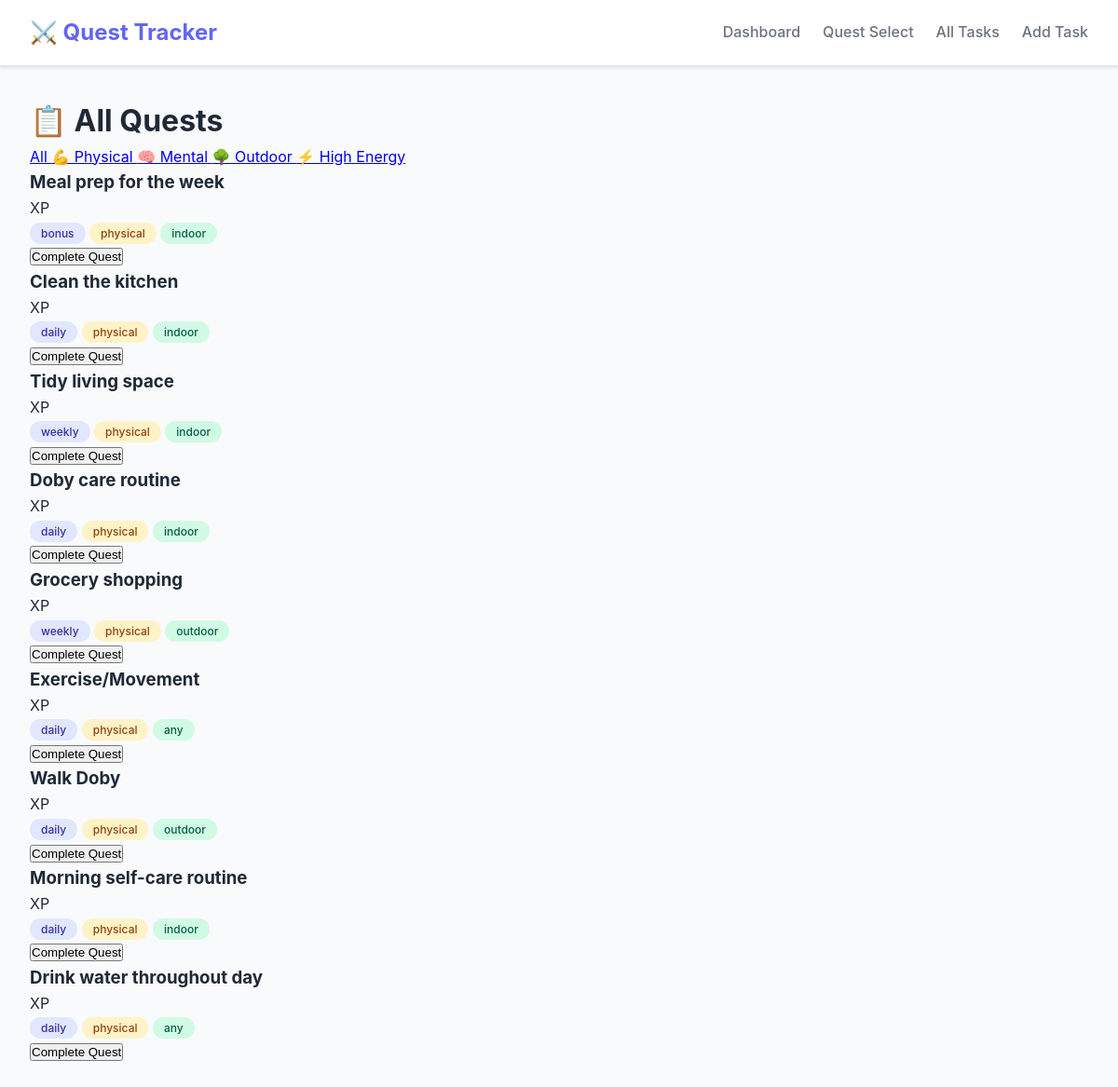
The page /tasks?effort=physical on the database its author committed.
### tables this page shows
CREATE TABLE tasks (
                id INTEGER PRIMARY KEY AUTOINCREMENT,
                title TEXT NOT NULL,
                task_type TEXT NOT NULL,
                category TEXT,
                effort_type TEXT,
                location_type TEXT,
                
                high_description TEXT,
                high_points INTEGER NOT NULL,
                
                medium_description TEXT,
                medium_points INTEGER NOT NULL,
                
                low_description TEXT,
                low_points INTEGER NOT NULL,
                
                is_active INTEGER DEFAULT 1,
                created_at TEXT DEFAULT CURRENT_TIMESTAMP
            );

### app.py (the view)
@app.route('/tasks')
def tasks_view():
    effort_filter = request.args.get('effort')
    location_filter = request.args.get('location')
    category_filter = request.args.get('category')
    filters = {}
    if effort_filter:
        filters['effort_type'] = effort_filter
    if location_filter:
        filters['location_type'] = location_filter
    tasks = get_tasks(category=category_filter, filters=filters if filters else None)
    return render_template('tasks.html',
                           tasks=tasks,
                           current_filters=filters,
                           categories=CATEGORIES,
                           selected_category=category_filter)

### database.py (called while the page is built)
@contextmanager
def get_db():
    conn = sqlite3.connect(DATABASE)
    conn.row_factory = sqlite3.Row
    try:
        yield conn
        conn.commit()
    except Exception as e:
        conn.rollback()
        raise e
    finally:
        conn.close()

def get_tasks(task_type=None, category=None, filters=None):
    with get_db() as conn:
        cursor = conn.cursor()
        query = 'SELECT * FROM tasks WHERE is_active = 1'
        params = []
        if task_type:
            query += ' AND task_type = ?'
            params.append(task_type)
        if category:
            query += ' AND category = ?'
            params.append(category)
        if filters:
            if filters.get('effort_type'):
                query += ' AND effort_type = ?'
                params.append(filters['effort_type'])
            if filters.get('location_type'):
                query += ' AND location_type = ?'
                params.append(filters['location_type'])
        query += ' ORDER BY high_points DESC'
        cursor.execute(query, params)
        return [dict(row) for row in cursor.fetchall()]

### templates/tasks.html (shortened to what this page needs)
{% extends "base.html" %}
{% block content %}
<div class="all-tasks">
    <h1>📋 All Quests</h1>
    <div class="tasks-filters">
        <a href="{{ url_for('tasks_view') }}"
           class="filter-link {% if not current_filters %}active{% endif %}">
            All
        </a>
        <a href="{{ url_for('tasks_view', effort='physical') }}"
           class="filter-link {% if current_filters.get('effort_type') == 'physical' %}active{% endif %}">
            💪 Physical
        </a>
        <a href="{{ url_for('tasks_view', effort='mental') }}"
           class="filter-link {% if current_filters.get('effort_type') == 'mental' %}active{% endif %}">
            🧠 Mental
        </a>
        <a href="{{ url_for('tasks_view', location='outdoor') }}"
           class="filter-link {% if current_filters.get('location_type') == 'outdoor' %}active{% endif %}">
            🌳 Outdoor
        </a>
        <a href="{{ url_for('tasks_view', energy='high') }}"
           class="filter-link {% if current_filters.get('energy_level') == 'high' %}active{% endif %}">
            ⚡ High Energy
        </a>
    </div>
    <div class="tasks-grid">
        {% if tasks %}
            {% for task in tasks %}
            <div class="task-card">
                <div class="task-card-header">
                    <h3>{{ task.title }}</h3>
                    <span class="task-card-points">{{ task.points }} XP</span>
                </div>
                <div class="task-card-tags">
                    <span class="tag tag-type">{{ task.task_type }}</span>
                    {% if task.effort_type %}
                    <span class="tag tag-effort">{{ task.effort_type }}</span>
                    {% endif %}
                    {% if task.location_type %}
                    <span class="tag tag-location">{{ task.location_type }}</span>
                    {% endif %}
                </div>
                <button class="btn-complete-full" onclick="completeTask({{ task.id }})">
                    Complete Quest
                </button>
            </div>
            {% endfor %}
        {% else %}
            <div class="empty-state-large">
                <p>No quests found with these filters.</p>
                <a href="{{ url_for('add_task_view') }}" class="btn-primary">Create Your First Quest</a>
            </div>
        {% endif %}
    </div>
</div>
{% endblock %}

### static/css/style.css (style rules this page uses)
:root { --primary-color: #6366f1; --primary-dark: #4f46e5; --secondary-color: #ec4899; --success-color: #10b981; --warning-color: #f59e0b; --danger-color: #ef4444; --bg-color: #f9fafb; --bg-secondary: #ffffff; --text-primary: #1f2937; --text-secondary: #6b7280; --border-color: #e5e7eb; --shadow: 0 1px 3px rgba(0, 0, 0, 0.1); --shadow-lg: 0 10px 15px rgba(0, 0, 0, 0.1); --tier-high: #ef4444; --tier-high-bg: #fef2f2; --tier-medium: #f59e0b; --tier-medium-bg: #fffbeb; --tier-low: #6366f1; --tier-low-bg: #eef2ff; }
* { margin: 0; padding: 0; box-sizing: border-box; }
body { font-family: -apple-system, BlinkMacSystemFont, 'Segoe UI', Roboto, Oxygen, Ubuntu, Cantarell, sans-serif; background-color: var(--bg-color); color: var(--text-primary); line-height: 1.6; }
.tag { padding: 0.25rem 0.75rem; border-radius: 12px; font-size: 0.75rem; font-weight: 500; }
.tag-effort { background: #fef3c7; color: #92400e; }
.tag-location { background: #d1fae5; color: #065f46; }
.tag-type { background: #e0e7ff; color: #3730a3; }

### rows shown on the page
tasks: title "Meal prep for the week", task_type "bonus", effort_type "physical", location_type "indoor"
tasks: title "Clean the kitchen", task_type "daily", effort_type "physical", location_type "indoor"
tasks: title "Tidy living space", task_type "weekly", effort_type "physical", location_type "indoor"
tasks: title "Doby care routine", task_type "daily", effort_type "physical", location_type "indoor"
tasks: title "Grocery shopping", task_type "weekly", effort_type "physical", location_type "outdoor"
tasks: title "Exercise/Movement", task_type "daily", effort_type "physical", location_type "any"
tasks: title "Walk Doby", task_type "daily", effort_type "physical", location_type "outdoor"
tasks: title "Morning self-care routine", task_type "daily", effort_type "physical", location_type "indoor"
tasks: title "Drink water throughout day", task_type "daily", effort_type "physical", location_type "any"
